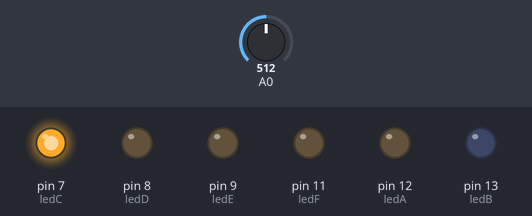
The sketch below on a simulated Arduino Uno, built with avr-gcc and run on an emulated ATmega328P. On the bench: output pins drawn as LEDs (lit = HIGH). Dashed ring = blinking. The inputs (shaded band) are chosen by the test bench; at power-on: A0 = 512.

Above: at 1.3 s.
1.4 s: A0 set to 0
At 2.2 s:
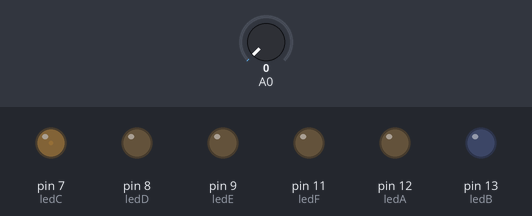
3.0 s: A0 set to 122
At 3.18 s:
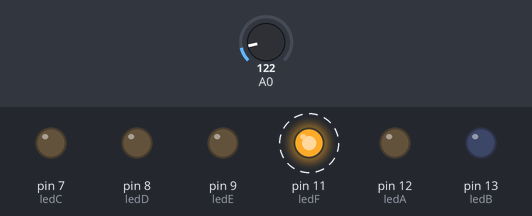
6.1 s: A0 set to 0
At 6.13 s:
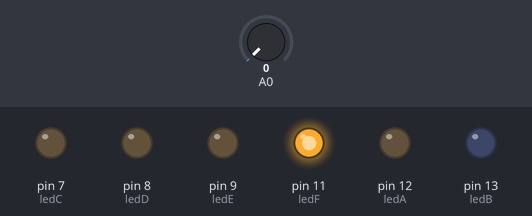
Timing chart, 0 to 9.1 s (numbered marks = the images above; inputs shaded):
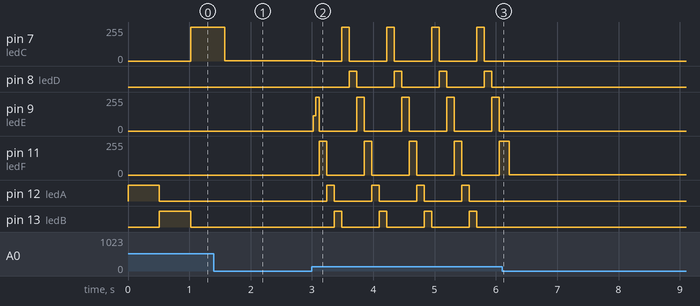

The sketch:

DojoMakers2.ino
```cpp
/*

- determinar qual segmento esta ligado ao pino 13
- " pino 12
- " pino 11
- " pino 10
- " pino 9
- " pino 8
- " pino 7
- alterar a frequencia de acordo com o potenciometro
- fazer piscar o led A e o led B alternadamente
- alternar mais 3 leds C,D e E
- Incluir o led F ao circuito
- Atualizar mais rapidamente o valor do potenciometro

   A
   --
F |  | B = 13
  |__|
E |G | C
  |__| .
   D
 */

// Pin 13 has an LED connected on most Arduino boards.
// give it a name:
int ledB = 13; // B
int ledA = 12;  // A
int ledF = 11; // F
int ledG = 10; //G
int ledE = 9;
int ledD = 8;
int ledC = 7;

// the setup routine runs once when you press reset:
void setup() {
  // initialize the digital pin as an output.
  pinMode(ledA, OUTPUT);
  pinMode(ledB, OUTPUT);
  pinMode(ledC, OUTPUT);
  pinMode(ledD, OUTPUT);
  pinMode(ledE, OUTPUT);
  pinMode(ledF, OUTPUT);
}

// the loop routine runs over and over again forever:
void loop() {
  int sensorValue = analogRead(A0);
  digitalWrite(ledA, HIGH);   // turn the LED on (HIGH is the voltage level)
  delay(sensorValue);               // wait for a second
  digitalWrite(ledA, LOW);    // turn the LED off by making the voltage LOW

  sensorValue = analogRead(A0);
  digitalWrite(ledB, HIGH);   // turn the LED on (HIGH is the voltage level)
  delay(sensorValue);               // wait for a second
  digitalWrite(ledB, LOW);    // turn the LED off by making the voltage LOW

  sensorValue = analogRead(A0);
  digitalWrite(ledC, HIGH);   // turn the LED on (HIGH is the voltage level)
  delay(sensorValue);               // wait for a second
  digitalWrite(ledC, LOW);    // turn the LED off by making the voltage LOW

  sensorValue = analogRead(A0);
  digitalWrite(ledD, HIGH);   // turn the LED on (HIGH is the voltage level)
  delay(sensorValue);               // wait for a second
  digitalWrite(ledD, LOW);               // wait for a second

  sensorValue = analogRead(A0);
  digitalWrite(ledE, HIGH);   // turn the LED on (HIGH is the voltage level)
  delay(sensorValue);               // wait for a second
  digitalWrite(ledE, LOW);    // turn the LED off by making the voltage LOW

  sensorValue = analogRead(A0);
  digitalWrite(ledF, HIGH);   // turn the LED on (HIGH is the voltage level)
  delay(sensorValue);               // wait for a second
  digitalWrite(ledF, LOW);
}
```

Measured:
- after the input at 1.4 s, pin 7 (ledC): 255/255 → 3/255 after 0.18 s; pin 8 (ledD): stays LOW (without the input it goes to HIGH after 0.14 s); pin 9 (ledE): stays 0/255 (without the input it goes to 255/255 after 0.65 s); pin 11 (ledF): stays 0/255 (without the input it goes to 255/255 after 1.2 s)
- after the input at 3.0 s, pin 7 (ledC): 3/255 → 0/255 after 0.06 s, then repeats every 0.73 s: 255/255 0.12 s, 0/255 0.61 s; pin 8 (ledD): alternates HIGH for 0.12 s and LOW for 0.61 s, starting after 0.61 s
- after the input at 6.1 s, pin 7 (ledC), pin 9 (ledE): stops changing and stays 0/255; pin 8 (ledD), pin 12 (ledA), pin 13 (ledB): stops changing and stays LOW
